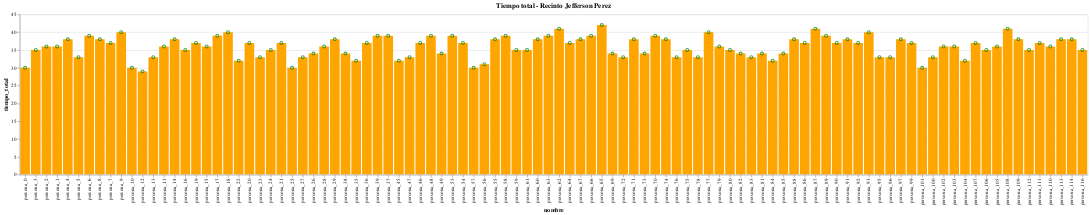

The notebook cell this image was saved under:
### Markdown cell above
<h2>Total de de personas que realizaron el proceso de vacunación.</h2>

### Code cell
alt.Chart(df_data[df_data['resultado_vacuna']==1]).mark_bar(color='orange').encode(
    x=alt.X('nombre',sort=alt.EncodingSortField(field="id", op="count", order='ascending')),
    y='tiempo_total'
    )+alt.Chart(df_data[df_data['resultado_vacuna']==1]).mark_point(color='green').encode(
        x=alt.X('nombre',sort=alt.EncodingSortField(field="id", op="count", order='ascending')),
        y='tiempo_total').properties(title='Tiempo total - Recinto Jefferson Perez').interactive()

### Figure 1 — Vega-Lite specification as saved in the notebook (floating-point values rounded to 4 significant figures)
{"config": {"view": {"continuousWidth": 400, "continuousHeight": 300}}, "layer": [{"data": {"name": "data-6fe4178b1377c1b4c0f6d0353880caca"}, "mark": {"type": "bar", "color": "orange"}, "encoding": {"x": {"type": "nominal", "field": "nombre", "sort": {"field": "id", "op": "count", "order": "ascending"}}, "y": {"type": "quantitative", "field": "tiempo_total"}}}, {"data": {"name": "data-6fe4178b1377c1b4c0f6d0353880caca"}, "mark": {"type": "point", "color": "green"}, "encoding": {"x": {"type": "nominal", "field": "nombre", "sort": {"field": "id", "op": "count", "order": "ascending"}}, "y": {"type": "quantitative", "field": "tiempo_total"}}, "selection": {"selector001": {"type": "interval", "bind": "scales", "encodings": ["x", "y"]}}, "title": "Tiempo total - Recinto Jefferson Perez"}], "$schema": "https://vega.github.io/schema/vega-lite/v4.8.1.json", "datasets": {"data-6fe4178b1377c1b4c0f6d0353880caca": [{"id": 0, "nombre": "persona_0", "Siguiente Dosis": "2021/06/25", "Cita Reagendada": "", "tiempo_exam": 20, "tiempo_datos": 2, "tiempo_vacuna": 6, "tiempo_certificado": 1, "tiempo_salida": 1, "tiempo_espera": 0, "resultado_vacuna": 1, "tiempo_total": 30}, {"id": 3, "nombre": "persona_3", "Siguiente Dosis": "2021/06/25", "Cita Reagendada": "", "tiempo_exam": 20, "tiempo_datos": 2, "tiempo_vacuna": 6, "tiempo_certificado": 2, "tiempo_salida": 5, "tiempo_espera": 0, "resultado_vacuna": 1, "tiempo_total": 35}, {"id": 2, "nombre": "persona_2", "Siguiente Dosis": "2021/06/25", "Cita Reagendada": "", "tiempo_exam": 20, "tiempo_datos": 2, "tiempo_vacuna": 8, "tiempo_certificado": 2, "tiempo_salida": 4, "tiempo_espera": 0, "resultado_vacuna": 1, "tiempo_total": 36}, {"id": 1, "nombre": "persona_1", "Siguiente Dosis": "2021/06/25", "Cita Reagendada": "", "tiempo_exam": 20, "tiempo_datos": 2, "tiempo_vacuna": 9, "tiempo_certificado": 3, "tiempo_salida": 2, "tiempo_espera": 0, "resultado_vacuna": 1, "tiempo_total": 36}, {"id": 4, "nombre": "persona_4", "Siguiente Dosis": "2021/06/25", "Cita Reagendada": "", "tiempo_exam": 20, "tiempo_datos": 4, "tiempo_vacuna": 9, "tiempo_certificado": 3, "tiempo_salida": 2, "tiempo_espera": 0, "resultado_vacuna": 1, "tiempo_total": 38}, {"id": 5, "nombre": "persona_5", "Siguiente Dosis": "2021/06/25", "Cita Reagendada": "", "tiempo_exam": 20, "tiempo_datos": 3, "tiempo_vacuna": 5, "tiempo_certificado": 3, "tiempo_salida": 2, "tiempo_espera": 20, "resultado_vacuna": 1, "tiempo_total": 33}, {"id": 6, "nombre": "persona_6", "Siguiente Dosis": "2021/06/25", "Cita Reagendada": "", "tiempo_exam": 20, "tiempo_datos": 3, "tiempo_vacuna": 9, "tiempo_certificado": 2, "tiempo_salida": 5, "tiempo_espera": 20, "resultado_vacuna": 1, "tiempo_total": 39}, {"id": 8, "nombre": "persona_8", "Siguiente Dosis": "2021/06/25", "Cita Reagendada": "", "tiempo_exam": 20, "tiempo_datos": 3, "tiempo_vacuna": 9, "tiempo_certificado": 3, "tiempo_salida": 3, "tiempo_espera": 13, "resultado_vacuna": 1, "tiempo_total": 38}, {"id": 7, "nombre": "persona_7", "Siguiente Dosis": "2021/06/25", "Cita Reagendada": "", "tiempo_exam": 20, "tiempo_datos": 3, "tiempo_vacuna": 10, "tiempo_certificado": 2, "tiempo_salida": 2, "tiempo_espera": 15, "resultado_vacuna": 1, "tiempo_total": 37}, {"id": 9, "nombre": "persona_9", "Siguiente Dosis": "2021/06/25", "Cita Reagendada": "", "tiempo_exam": 20, "tiempo_datos": 3, "tiempo_vacuna": 10, "tiempo_certificado": 3, "tiempo_salida": 4, "tiempo_espera": 8, "resultado_vacuna": 1, "tiempo_total": 40}, {"id": 10, "nombre": "persona_10", "Siguiente Dosis": "2021/06/25", "Cita Reagendada": "", "tiempo_exam": 20, "tiempo_datos": 2, "tiempo_vacuna": 5, "tiempo_certificado": 1, "tiempo_salida": 2, "tiempo_espera": 24, "resultado_vacuna": 1, "tiempo_total": 30}, {"id": 12, "nombre": "persona_12", "Siguiente Dosis": "2021/06/25", "Cita Reagendada": "", "tiempo_exam": 20, "tiempo_datos": 2, "tiempo_vacuna": 5, "tiempo_certificado": 1, "tiempo_salida": 1, "tiempo_espera": 20, "resultado_vacuna": 1, "tiempo_total": 29}, {"id": 13, "nombre": "persona_13", "Siguiente Dosis": "2021/06/25", "Cita Reagendada": "", "tiempo_exam": 20, "tiempo_datos": 3, "tiempo_vacuna": 6, "tiempo_certificado": 1, "tiempo_salida": 3, "tiempo_espera": 18, "resultado_vacuna": 1, "tiempo_total": 33}, {"id": 11, "nombre": "persona_11", "Siguiente Dosis": "2021/06/25", "Cita Reagendada": "", "tiempo_exam": 20, "tiempo_datos": 2, "tiempo_vacuna": 9, "tiempo_certificado": 1, "tiempo_salida": 4, "tiempo_espera": 22, "resultado_vacuna": 1, "tiempo_total": 36}, {"id": 14, "nombre": "persona_14", "Siguiente Dosis": "2021/06/25", "Cita Reagendada": "", "tiempo_exam": 20, "tiempo_datos": 2, "tiempo_vacuna": 10, "tiempo_certificado": 3, "tiempo_salida": 3, "tiempo_espera": 14, "resultado_vacuna": 1, "tiempo_total": 38}, {"id": 16, "nombre": "persona_16", "Siguiente Dosis": "2021/06/25", "Cita Reagendada": "", "tiempo_exam": 20, "tiempo_datos": 3, "tiempo_vacuna": 6, "tiempo_certificado": 1, "tiempo_salida": 5, "tiempo_espera": 23, "resultado_vacuna": 1, "tiempo_total": 35}, {"id": 19, "nombre": "persona_19", "Siguiente Dosis": "2021/06/25", "Cita Reagendada": "", "tiempo_exam": 20, "tiempo_datos": 4, "tiempo_vacuna": 6, "tiempo_certificado": 3, "tiempo_salida": 4, "tiempo_espera": 11, "resultado_vacuna": 1, "tiempo_total": 37}, {"id": 15, "nombre": "persona_15", "Siguiente Dosis": "2021/06/25", "Cita Reagendada": "", "tiempo_exam": 20, "tiempo_datos": 4, "tiempo_vacuna": 9, "tiempo_certificado": 1, "tiempo_salida": 2, "tiempo_espera": 28, "resultado_vacuna": 1, "tiempo_total": 36}, {"id": 17, "nombre": "persona_17", "Siguiente Dosis": "2021/06/25", "Cita Reagendada": "", "tiempo_exam": 20, "tiempo_datos": 2, "tiempo_vacuna": 10, "tiempo_certificado": 3, "tiempo_salida": 4, "tiempo_espera": 20, "resultado_vacuna": 1, "tiempo_total": 39}, {"id": 18, "nombre": "persona_18", "Siguiente Dosis": "2021/06/25", "Cita Reagendada": "", "tiempo_exam": 20, "tiempo_datos": 4, "tiempo_vacuna": 10, "tiempo_certificado": 1, "tiempo_salida": 5, "tiempo_espera": 15, "resultado_vacuna": 1, "tiempo_total": 40}, {"id": 22, "nombre": "persona_22", "Siguiente Dosis": "2021/06/25", "Cita Reagendada": "", "tiempo_exam": 20, "tiempo_datos": 2, "tiempo_vacuna": 7, "tiempo_certificado": 2, "tiempo_salida": 1, "tiempo_espera": 19, "resultado_vacuna": 1, "tiempo_total": 32}, {"id": 20, "nombre": "persona_20", "Siguiente Dosis": "2021/06/25", "Cita Reagendada": "", "tiempo_exam": 20, "tiempo_datos": 3, "tiempo_vacuna": 6, "tiempo_certificado": 3, "tiempo_salida": 5, "tiempo_espera": 25, "resultado_vacuna": 1, "tiempo_total": 37}, {"id": 23, "nombre": "persona_23", "Siguiente Dosis": "2021/06/25", "Cita Reagendada": "", "tiempo_exam": 20, "tiempo_datos": 4, "tiempo_vacuna": 7, "tiempo_certificado": 1, "tiempo_salida": 1, "tiempo_espera": 17, "resultado_vacuna": 1, "tiempo_total": 33}, {"id": 24, "nombre": "persona_24", "Siguiente Dosis": "2021/06/25", "Cita Reagendada": "", "tiempo_exam": 20, "tiempo_datos": 2, "tiempo_vacuna": 9, "tiempo_certificado": 2, "tiempo_salida": 2, "tiempo_espera": 13, "resultado_vacuna": 1, "tiempo_total": 35}, {"id": 21, "nombre": "persona_21", "Siguiente Dosis": "2021/06/25", "Cita Reagendada": "", "tiempo_exam": 20, "tiempo_datos": 4, "tiempo_vacuna": 8, "tiempo_certificado": 2, "tiempo_salida": 3, "tiempo_espera": 23, "resultado_vacuna": 1, "tiempo_total": 37}, {"id": 25, "nombre": "persona_25", "Siguiente Dosis": "2021/06/25", "Cita Reagendada": "", "tiempo_exam": 20, "tiempo_datos": 3, "tiempo_vacuna": 5, "tiempo_certificado": 1, "tiempo_salida": 1, "tiempo_espera": 27, "resultado_vacuna": 1, "tiempo_total": 30}, {"id": 27, "nombre": "persona_27", "Siguiente Dosis": "2021/06/25", "Cita Reagendada": "", "tiempo_exam": 20, "tiempo_datos": 3, "tiempo_vacuna": 6, "tiempo_certificado": 2, "tiempo_salida": 2, "tiempo_espera": 18, "resultado_vacuna": 1, "tiempo_total": 33}, {"id": 26, "nombre": "persona_26", "Siguiente Dosis": "2021/06/25", "Cita Reagendada": "", "tiempo_exam": 20, "tiempo_datos": 4, "tiempo_vacuna": 6, "tiempo_certificado": 2, "tiempo_salida": 2, "tiempo_espera": 21, "resultado_vacuna": 1, "tiempo_total": 34}, {"id": 28, "nombre": "persona_28", "Siguiente Dosis": "2021/06/25", "Cita Reagendada": "", "tiempo_exam": 20, "tiempo_datos": 3, "tiempo_vacuna": 9, "tiempo_certificado": 1, "tiempo_salida": 3, "tiempo_espera": 16, "resultado_vacuna": 1, "tiempo_total": 36}, {"id": 29, "nombre": "persona_29", "Siguiente Dosis": "2021/06/25", "Cita Reagendada": "", "tiempo_exam": 20, "tiempo_datos": 3, "tiempo_vacuna": 10, "tiempo_certificado": 2, "tiempo_salida": 3, "tiempo_espera": 14, "resultado_vacuna": 1, "tiempo_total": 38}, {"id": 38, "nombre": "persona_38", "Siguiente Dosis": "2021/06/25", "Cita Reagendada": "", "tiempo_exam": 20, "tiempo_datos": 2, "tiempo_vacuna": 6, "tiempo_certificado": 1, "tiempo_salida": 5, "tiempo_espera": 8, "resultado_vacuna": 1, "tiempo_total": 34}, {"id": 35, "nombre": "persona_35", "Siguiente Dosis": "2021/06/25", "Cita Reagendada": "", "tiempo_exam": 20, "tiempo_datos": 2, "tiempo_vacuna": 7, "tiempo_certificado": 2, "tiempo_salida": 1, "tiempo_espera": 22, "resultado_vacuna": 1, "tiempo_total": 32}, {"id": 36, "nombre": "persona_36", "Siguiente Dosis": "2021/06/25", "Cita Reagendada": "", "tiempo_exam": 20, "tiempo_datos": 3, "tiempo_vacuna": 8, "tiempo_certificado": 1, "tiempo_salida": 5, "tiempo_espera": 17, "resultado_vacuna": 1, "tiempo_total": 37}, {"id": 39, "nombre": "persona_39", "Siguiente Dosis": "2021/06/25", "Cita Reagendada": "", "tiempo_exam": 20, "tiempo_datos": 4, "tiempo_vacuna": 9, "tiempo_certificado": 2, "tiempo_salida": 4, "tiempo_espera": 3, "resultado_vacuna": 1, "tiempo_total": 39}, {"id": 37, "nombre": "persona_37", "Siguiente Dosis": "2021/06/25", "Cita Reagendada": "", "tiempo_exam": 20, "tiempo_datos": 4, "tiempo_vacuna": 9, "tiempo_certificado": 3, "tiempo_salida": 3, "tiempo_espera": 14, "resultado_vacuna": 1, "tiempo_total": 39}, {"id": 45, "nombre": "persona_45", "Siguiente Dosis": "2021/06/25", "Cita Reagendada": "", "tiempo_exam": 20, "tiempo_datos": 2, "tiempo_vacuna": 7, "tiempo_certificado": 1, "tiempo_salida": 2, "tiempo_espera": 16, "resultado_vacuna": 1, "tiempo_total": 32}, {"id": 47, "nombre": "persona_47", "Siguiente Dosis": "2021/06/25", "Cita Reagendada": "", "tiempo_exam": 20, "tiempo_datos": 3, "tiempo_vacuna": 6, "tiempo_certificado": 1, "tiempo_salida": 3, "tiempo_espera": 6, "resultado_vacuna": 1, "tiempo_total": 33}, {"id": 46, "nombre": "persona_46", "Siguiente Dosis": "2021/06/25", "Cita Reagendada": "", "tiempo_exam": 20, "tiempo_datos": 3, "tiempo_vacuna": 9, "tiempo_certificado": 2, "tiempo_salida": 3, "tiempo_espera": 12, "resultado_vacuna": 1, "tiempo_total": 37}, {"id": 48, "nombre": "persona_48", "Siguiente Dosis": "2021/06/25", "Cita Reagendada": "", "tiempo_exam": 20, "tiempo_datos": 3, "tiempo_vacuna": 9, "tiempo_certificado": 3, "tiempo_salida": 4, "tiempo_espera": 0, "resultado_vacuna": 1, "tiempo_total": 39}, {"id": 49, "nombre": "persona_49", "Siguiente Dosis": "2021/06/25", "Cita Reagendada": "", "tiempo_exam": 20, "tiempo_datos": 2, "tiempo_vacuna": 6, "tiempo_certificado": 2, "tiempo_salida": 4, "tiempo_espera": 0, "resultado_vacuna": 1, "tiempo_total": 34}, {"id": 53, "nombre": "persona_53", "Siguiente Dosis": "2021/06/25", "Cita Reagendada": "", "tiempo_exam": 20, "tiempo_datos": 2, "tiempo_vacuna": 9, "tiempo_certificado": 3, "tiempo_salida": 5, "tiempo_espera": 0, "resultado_vacuna": 1, "tiempo_total": 39}, {"id": 54, "nombre": "persona_54", "Siguiente Dosis": "2021/06/25", "Cita Reagendada": "", "tiempo_exam": 20, "tiempo_datos": 3, "tiempo_vacuna": 10, "tiempo_certificado": 2, "tiempo_salida": 2, "tiempo_espera": 2, "resultado_vacuna": 1, "tiempo_total": 37}, {"id": 57, "nombre": "persona_57", "Siguiente Dosis": "2021/06/25", "Cita Reagendada": "", "tiempo_exam": 20, "tiempo_datos": 3, "tiempo_vacuna": 5, "tiempo_certificado": 1, "tiempo_salida": 1, "tiempo_espera": 3, "resultado_vacuna": 1, "tiempo_total": 30}, {"id": 56, "nombre": "persona_56", "Siguiente Dosis": "2021/06/25", "Cita Reagendada": "", "tiempo_exam": 20, "tiempo_datos": 4, "tiempo_vacuna": 5, "tiempo_certificado": 1, "tiempo_salida": 1, "tiempo_espera": 8, "resultado_vacuna": 1, "tiempo_total": 31}, {"id": 55, "nombre": "persona_55", "Siguiente Dosis": "2021/06/25", "Cita Reagendada": "", "tiempo_exam": 20, "tiempo_datos": 4, "tiempo_vacuna": 10, "tiempo_certificado": 1, "tiempo_salida": 3, "tiempo_espera": 13, "resultado_vacuna": 1, "tiempo_total": 38}, {"id": 58, "nombre": "persona_58", "Siguiente Dosis": "2021/06/25", "Cita Reagendada": "", "tiempo_exam": 20, "tiempo_datos": 4, "tiempo_vacuna": 9, "tiempo_certificado": 1, "tiempo_salida": 5, "tiempo_espera": 2, "resultado_vacuna": 1, "tiempo_total": 39}, {"id": 59, "nombre": "persona_59", "Siguiente Dosis": "2021/06/25", "Cita Reagendada": "", "tiempo_exam": 20, "tiempo_datos": 2, "tiempo_vacuna": 10, "tiempo_certificado": 1, "tiempo_salida": 2, "tiempo_espera": 4, "resultado_vacuna": 1, "tiempo_total": 35}, {"id": 61, "nombre": "persona_61", "Siguiente Dosis": "2021/06/25", "Cita Reagendada": "", "tiempo_exam": 20, "tiempo_datos": 3, "tiempo_vacuna": 6, "tiempo_certificado": 2, "tiempo_salida": 4, "tiempo_espera": 11, "resultado_vacuna": 1, "tiempo_total": 35}, {"id": 60, "nombre": "persona_60", "Siguiente Dosis": "2021/06/25", "Cita Reagendada": "", "tiempo_exam": 20, "tiempo_datos": 2, "tiempo_vacuna": 8, "tiempo_certificado": 3, "tiempo_salida": 5, "tiempo_espera": 14, "resultado_vacuna": 1, "tiempo_total": 38}, {"id": 63, "nombre": "persona_63", "Siguiente Dosis": "2021/06/25", "Cita Reagendada": "", "tiempo_exam": 20, "tiempo_datos": 2, "tiempo_vacuna": 10, "tiempo_certificado": 3, "tiempo_salida": 4, "tiempo_espera": 3, "resultado_vacuna": 1, "tiempo_total": 39}, {"id": 62, "nombre": "persona_62", "Siguiente Dosis": "2021/06/25", "Cita Reagendada": "", "tiempo_exam": 20, "tiempo_datos": 4, "tiempo_vacuna": 10, "tiempo_certificado": 2, "tiempo_salida": 5, "tiempo_espera": 8, "resultado_vacuna": 1, "tiempo_total": 41}, {"id": 64, "nombre": "persona_64", "Siguiente Dosis": "2021/06/25", "Cita Reagendada": "", "tiempo_exam": 20, "tiempo_datos": 4, "tiempo_vacuna": 9, "tiempo_certificado": 1, "tiempo_salida": 3, "tiempo_espera": 4, "resultado_vacuna": 1, "tiempo_total": 37}, {"id": 67, "nombre": "persona_67", "Siguiente Dosis": "2021/06/25", "Cita Reagendada": "", "tiempo_exam": 20, "tiempo_datos": 4, "tiempo_vacuna": 8, "tiempo_certificado": 1, "tiempo_salida": 5, "tiempo_espera": 11, "resultado_vacuna": 1, "tiempo_total": 38}, {"id": 66, "nombre": "persona_66", "Siguiente Dosis": "2021/06/25", "Cita Reagendada": "", "tiempo_exam": 20, "tiempo_datos": 4, "tiempo_vacuna": 8, "tiempo_certificado": 2, "tiempo_salida": 5, "tiempo_espera": 14, "resultado_vacuna": 1, "tiempo_total": 39}, {"id": 65, "nombre": "persona_65", "Siguiente Dosis": "2021/06/25", "Cita Reagendada": "", "tiempo_exam": 20, "tiempo_datos": 4, "tiempo_vacuna": 10, "tiempo_certificado": 3, "tiempo_salida": 5, "tiempo_espera": 16, "resultado_vacuna": 1, "tiempo_total": 42}, {"id": 69, "nombre": "persona_69", "Siguiente Dosis": "2021/06/25", "Cita Reagendada": "", "tiempo_exam": 20, "tiempo_datos": 3, "tiempo_vacuna": 7, "tiempo_certificado": 2, "tiempo_salida": 2, "tiempo_espera": 4, "resultado_vacuna": 1, "tiempo_total": 34}, {"id": 72, "nombre": "persona_72", "Siguiente Dosis": "2021/06/25", "Cita Reagendada": "", "tiempo_exam": 20, "tiempo_datos": 3, "tiempo_vacuna": 7, "tiempo_certificado": 1, "tiempo_salida": 2, "tiempo_espera": 12, "resultado_vacuna": 1, "tiempo_total": 33}, {"id": 71, "nombre": "persona_71", "Siguiente Dosis": "2021/06/25", "Cita Reagendada": "", "tiempo_exam": 20, "tiempo_datos": 4, "tiempo_vacuna": 7, "tiempo_certificado": 2, "tiempo_salida": 5, "tiempo_espera": 14, "resultado_vacuna": 1, "tiempo_total": 38}, {"id": 73, "nombre": "persona_73", "Siguiente Dosis": "2021/06/25", "Cita Reagendada": "", "tiempo_exam": 20, "tiempo_datos": 2, "tiempo_vacuna": 9, "tiempo_certificado": 2, "tiempo_salida": 1, "tiempo_espera": 11, "resultado_vacuna": 1, "tiempo_total": 34}, {"id": 70, "nombre": "persona_70", "Siguiente Dosis": "2021/06/25", "Cita Reagendada": "", "tiempo_exam": 20, "tiempo_datos": 4, "tiempo_vacuna": 10, "tiempo_certificado": 2, "tiempo_salida": 3, "tiempo_espera": 17, "resultado_vacuna": 1, "tiempo_total": 39}, {"id": 74, "nombre": "persona_74", "Siguiente Dosis": "2021/06/25", "Cita Reagendada": "", "tiempo_exam": 20, "tiempo_datos": 2, "tiempo_vacuna": 9, "tiempo_certificado": 2, "tiempo_salida": 5, "tiempo_espera": 12, "resultado_vacuna": 1, "tiempo_total": 38}, {"id": 76, "nombre": "persona_76", "Siguiente Dosis": "2021/06/25", "Cita Reagendada": "", "tiempo_exam": 20, "tiempo_datos": 2, "tiempo_vacuna": 9, "tiempo_certificado": 1, "tiempo_salida": 1, "tiempo_espera": 21, "resultado_vacuna": 1, "tiempo_total": 33}, {"id": 75, "nombre": "persona_75", "Siguiente Dosis": "2021/06/25", "Cita Reagendada": "", "tiempo_exam": 20, "tiempo_datos": 3, "tiempo_vacuna": 8, "tiempo_certificado": 1, "tiempo_salida": 3, "tiempo_espera": 23, "resultado_vacuna": 1, "tiempo_total": 35}, {"id": 78, "nombre": "persona_78", "Siguiente Dosis": "2021/06/25", "Cita Reagendada": "", "tiempo_exam": 20, "tiempo_datos": 3, "tiempo_vacuna": 8, "tiempo_certificado": 1, "tiempo_salida": 1, "tiempo_espera": 14, "resultado_vacuna": 1, "tiempo_total": 33}, {"id": 77, "nombre": "persona_77", "Siguiente Dosis": "2021/06/25", "Cita Reagendada": "", "tiempo_exam": 20, "tiempo_datos": 4, "tiempo_vacuna": 9, "tiempo_certificado": 3, "tiempo_salida": 4, "tiempo_espera": 17, "resultado_vacuna": 1, "tiempo_total": 40}, {"id": 79, "nombre": "persona_79", "Siguiente Dosis": "2021/06/25", "Cita Reagendada": "", "tiempo_exam": 20, "tiempo_datos": 3, "tiempo_vacuna": 8, "tiempo_certificado": 3, "tiempo_salida": 2, "tiempo_espera": 16, "resultado_vacuna": 1, "tiempo_total": 36}, {"id": 80, "nombre": "persona_80", "Siguiente Dosis": "2021/06/25", "Cita Reagendada": "", "tiempo_exam": 20, "tiempo_datos": 3, "tiempo_vacuna": 7, "tiempo_certificado": 1, "tiempo_salida": 4, "tiempo_espera": 28, "resultado_vacuna": 1, "tiempo_total": 35}, {"id": 82, "nombre": "persona_82", "Siguiente Dosis": "2021/06/25", "Cita Reagendada": "", "tiempo_exam": 20, "tiempo_datos": 4, "tiempo_vacuna": 6, "tiempo_certificado": 3, "tiempo_salida": 1, "tiempo_espera": 20, "resultado_vacuna": 1, "tiempo_total": 34}, {"id": 83, "nombre": "persona_83", "Siguiente Dosis": "2021/06/25", "Cita Reagendada": "", "tiempo_exam": 20, "tiempo_datos": 3, "tiempo_vacuna": 6, "tiempo_certificado": 3, "tiempo_salida": 1, "tiempo_espera": 18, "resultado_vacuna": 1, "tiempo_total": 33}, {"id": 81, "nombre": "persona_81", "Siguiente Dosis": "2021/06/25", "Cita Reagendada": "", "tiempo_exam": 20, "tiempo_datos": 2, "tiempo_vacuna": 9, "tiempo_certificado": 2, "tiempo_salida": 1, "tiempo_espera": 22, "resultado_vacuna": 1, "tiempo_total": 34}, {"id": 84, "nombre": "persona_84", "Siguiente Dosis": "2021/06/25", "Cita Reagendada": "", "tiempo_exam": 20, "tiempo_datos": 2, "tiempo_vacuna": 6, "tiempo_certificado": 2, "tiempo_salida": 2, "tiempo_espera": 20, "resultado_vacuna": 1, "tiempo_total": 32}, {"id": 85, "nombre": "persona_85", "Siguiente Dosis": "2021/06/25", "Cita Reagendada": "", "tiempo_exam": 20, "tiempo_datos": 2, "tiempo_vacuna": 6, "tiempo_certificado": 1, "tiempo_salida": 5, "tiempo_espera": 31, "resultado_vacuna": 1, "tiempo_total": 34}, {"id": 88, "nombre": "persona_88", "Siguiente Dosis": "2021/06/25", "Cita Reagendada": "", "tiempo_exam": 20, "tiempo_datos": 2, "tiempo_vacuna": 9, "tiempo_certificado": 3, "tiempo_salida": 4, "tiempo_espera": 19, "resultado_vacuna": 1, "tiempo_total": 38}, {"id": 86, "nombre": "persona_86", "Siguiente Dosis": "2021/06/25", "Cita Reagendada": "", "tiempo_exam": 20, "tiempo_datos": 4, "tiempo_vacuna": 8, "tiempo_certificado": 3, "tiempo_salida": 2, "tiempo_espera": 27, "resultado_vacuna": 1, "tiempo_total": 37}, {"id": 87, "nombre": "persona_87", "Siguiente Dosis": "2021/06/25", "Cita Reagendada": "", "tiempo_exam": 20, "tiempo_datos": 4, "tiempo_vacuna": 10, "tiempo_certificado": 3, "tiempo_salida": 4, "tiempo_espera": 24, "resultado_vacuna": 1, "tiempo_total": 41}, {"id": 89, "nombre": "persona_89", "Siguiente Dosis": "2021/06/25", "Cita Reagendada": "", "tiempo_exam": 20, "tiempo_datos": 4, "tiempo_vacuna": 10, "tiempo_certificado": 3, "tiempo_salida": 2, "tiempo_espera": 18, "resultado_vacuna": 1, "tiempo_total": 39}, {"id": 90, "nombre": "persona_90", "Siguiente Dosis": "2021/06/25", "Cita Reagendada": "", "tiempo_exam": 20, "tiempo_datos": 3, "tiempo_vacuna": 9, "tiempo_certificado": 1, "tiempo_salida": 4, "tiempo_espera": 27, "resultado_vacuna": 1, "tiempo_total": 37}, {"id": 91, "nombre": "persona_91", "Siguiente Dosis": "2021/06/25", "Cita Reagendada": "", "tiempo_exam": 20, "tiempo_datos": 3, "tiempo_vacuna": 9, "tiempo_certificado": 1, "tiempo_salida": 5, "tiempo_espera": 21, "resultado_vacuna": 1, "tiempo_total": 38}, {"id": 92, "nombre": "persona_92", "Siguiente Dosis": "2021/06/25", "Cita Reagendada": "", "tiempo_exam": 20, "tiempo_datos": 4, "tiempo_vacuna": 8, "tiempo_certificado": 2, "tiempo_salida": 3, "tiempo_espera": 19, "resultado_vacuna": 1, "tiempo_total": 37}, {"id": 93, "nombre": "persona_93", "Siguiente Dosis": "2021/06/25", "Cita Reagendada": "", "tiempo_exam": 20, "tiempo_datos": 3, "tiempo_vacuna": 10, "tiempo_certificado": 3, "tiempo_salida": 4, "tiempo_espera": 16, "resultado_vacuna": 1, "tiempo_total": 40}, {"id": 95, "nombre": "persona_95", "Siguiente Dosis": "2021/06/25", "Cita Reagendada": "", "tiempo_exam": 20, "tiempo_datos": 3, "tiempo_vacuna": 5, "tiempo_certificado": 1, "tiempo_salida": 4, "tiempo_espera": 23, "resultado_vacuna": 1, "tiempo_total": 33}, {"id": 96, "nombre": "persona_96", "Siguiente Dosis": "2021/06/25", "Cita Reagendada": "", "tiempo_exam": 20, "tiempo_datos": 2, "tiempo_vacuna": 7, "tiempo_certificado": 2, "tiempo_salida": 2, "tiempo_espera": 18, "resultado_vacuna": 1, "tiempo_total": 33}, {"id": 97, "nombre": "persona_97", "Siguiente Dosis": "2021/06/25", "Cita Reagendada": "", "tiempo_exam": 20, "tiempo_datos": 2, "tiempo_vacuna": 10, "tiempo_certificado": 1, "tiempo_salida": 5, "tiempo_espera": 14, "resultado_vacuna": 1, "tiempo_total": 38}, {"id": 99, "nombre": "persona_99", "Siguiente Dosis": "2021/06/25", "Cita Reagendada": "", "tiempo_exam": 20, "tiempo_datos": 2, "tiempo_vacuna": 7, "tiempo_certificado": 3, "tiempo_salida": 5, "tiempo_espera": 10, "resultado_vacuna": 1, "tiempo_total": 37}, {"id": 101, "nombre": "persona_101", "Siguiente Dosis": "2021/06/25", "Cita Reagendada": "", "tiempo_exam": 20, "tiempo_datos": 2, "tiempo_vacuna": 6, "tiempo_certificado": 1, "tiempo_salida": 1, "tiempo_espera": 13, "resultado_vacuna": 1, "tiempo_total": 30}, {"id": 100, "nombre": "persona_100", "Siguiente Dosis": "2021/06/25", "Cita Reagendada": "", "tiempo_exam": 20, "tiempo_datos": 2, "tiempo_vacuna": 8, "tiempo_certificado": 2, "tiempo_salida": 1, "tiempo_espera": 19, "resultado_vacuna": 1, "tiempo_total": 33}, {"id": 102, "nombre": "persona_102", "Siguiente Dosis": "2021/06/25", "Cita Reagendada": "", "tiempo_exam": 20, "tiempo_datos": 3, "tiempo_vacuna": 9, "tiempo_certificado": 1, "tiempo_salida": 3, "tiempo_espera": 7, "resultado_vacuna": 1, "tiempo_total": 36}, {"id": 103, "nombre": "persona_103", "Siguiente Dosis": "2021/06/25", "Cita Reagendada": "", "tiempo_exam": 20, "tiempo_datos": 3, "tiempo_vacuna": 9, "tiempo_certificado": 1, "tiempo_salida": 3, "tiempo_espera": 2, "resultado_vacuna": 1, "tiempo_total": 36}, {"id": 104, "nombre": "persona_104", "Siguiente Dosis": "2021/06/25", "Cita Reagendada": "", "tiempo_exam": 20, "tiempo_datos": 3, "tiempo_vacuna": 6, "tiempo_certificado": 1, "tiempo_salida": 2, "tiempo_espera": 0, "resultado_vacuna": 1, "tiempo_total": 32}, {"id": 107, "nombre": "persona_107", "Siguiente Dosis": "2021/06/25", "Cita Reagendada": "", "tiempo_exam": 20, "tiempo_datos": 2, "tiempo_vacuna": 7, "tiempo_certificado": 3, "tiempo_salida": 5, "tiempo_espera": 2, "resultado_vacuna": 1, "tiempo_total": 37}, {"id": 106, "nombre": "persona_106", "Siguiente Dosis": "2021/06/25", "Cita Reagendada": "", "tiempo_exam": 20, "tiempo_datos": 3, "tiempo_vacuna": 8, "tiempo_certificado": 1, "tiempo_salida": 3, "tiempo_espera": 6, "resultado_vacuna": 1, "tiempo_total": 35}, {"id": 105, "nombre": "persona_105", "Siguiente Dosis": "2021/06/25", "Cita Reagendada": "", "tiempo_exam": 20, "tiempo_datos": 4, "tiempo_vacuna": 7, "tiempo_certificado": 3, "tiempo_salida": 2, "tiempo_espera": 11, "resultado_vacuna": 1, "tiempo_total": 36}, {"id": 108, "nombre": "persona_108", "Siguiente Dosis": "2021/06/25", "Cita Reagendada": "", "tiempo_exam": 20, "tiempo_datos": 4, "tiempo_vacuna": 9, "tiempo_certificado": 3, "tiempo_salida": 5, "tiempo_espera": 0, "resultado_vacuna": 1, "tiempo_total": 41}, {"id": 109, "nombre": "persona_109", "Siguiente Dosis": "2021/06/25", "Cita Reagendada": "", "tiempo_exam": 20, "tiempo_datos": 4, "tiempo_vacuna": 9, "tiempo_certificado": 2, "tiempo_salida": 3, "tiempo_espera": 0, "resultado_vacuna": 1, "tiempo_total": 38}, {"id": 112, "nombre": "persona_112", "Siguiente Dosis": "2021/06/25", "Cita Reagendada": "", "tiempo_exam": 20, "tiempo_datos": 2, "tiempo_vacuna": 7, "tiempo_certificado": 1, "tiempo_salida": 5, "tiempo_espera": 2, "resultado_vacuna": 1, "tiempo_total": 35}, {"id": 111, "nombre": "persona_111", "Siguiente Dosis": "2021/06/25", "Cita Reagendada": "", "tiempo_exam": 20, "tiempo_datos": 4, "tiempo_vacuna": 7, "tiempo_certificado": 1, "tiempo_salida": 5, "tiempo_espera": 5, "resultado_vacuna": 1, "tiempo_total": 37}, {"id": 110, "nombre": "persona_110", "Siguiente Dosis": "2021/06/25", "Cita Reagendada": "", "tiempo_exam": 20, "tiempo_datos": 4, "tiempo_vacuna": 8, "tiempo_certificado": 2, "tiempo_salida": 2, "tiempo_espera": 11, "resultado_vacuna": 1, "tiempo_total": 36}, {"id": 113, "nombre": "persona_113", "Siguiente Dosis": "2021/06/25", "Cita Reagendada": "", "tiempo_exam": 20, "tiempo_datos": 4, "tiempo_vacuna": 8, "tiempo_certificado": 3, "tiempo_salida": 3, "tiempo_espera": 0, "resultado_vacuna": 1, "tiempo_total": 38}, {"id": 114, "nombre": "persona_114", "Siguiente Dosis": "2021/06/25", "Cita Reagendada": "", "tiempo_exam": 20, "tiempo_datos": 3, "tiempo_vacuna": 8, "tiempo_certificado": 2, "tiempo_salida": 5, "tiempo_espera": 0, "resultado_vacuna": 1, "tiempo_total": 38}, {"id": 116, "nombre": "persona_116", "Siguiente Dosis": "2021/06/25", "Cita Reagendada": "", "tiempo_exam": 20, "tiempo_datos": 2, "tiempo_vacuna": 8, "tiempo_certificado": 3, "tiempo_salida": 2, "tiempo_espera": 4, "resultado_vacuna": 1, "tiempo_total": 35}]}}
